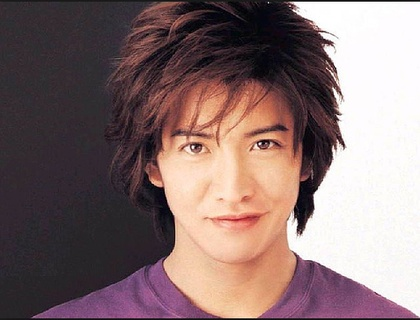
%> input picture AESCA/input.jpg, 420 x 320 px, shrunk from 497 x 379 before the run
$ octave Quantization.m   (GNU Octave 9; MATLAB toolbox functions it lacks are replaced by stand-ins)
%> lines starting %> are read from the running program, lines starting %| are printed output that depends on the picture
clc;
clear all;

% Set the no of colors to flex your image in that many colors
num_of_colors =7;
dar_index = 1.4;

%taking Artistic image as a source image
[Image_matrix, image_mapp] = imread('input.jpg');
%> Image_matrix is the input picture: size 320x420x3 uint8; mean R, G, B 134, 112.4, 112
%> image_mapp = []
matrix_size = size(Image_matrix);
%> matrix_size = [320 420 3]
maping_size = size(image_mapp);
%> maping_size = [0 0]

if(maping_size(1) == 0)
    input_image = Image_matrix;
else
    input_image = ind2rgb(Image_matrix, image_mapp);
    input_image = round(input_image .* 255);
end

%Running K-Means
red_p = input_image(:,:,1);
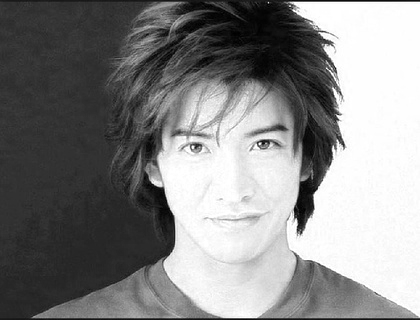
%> red_p: size 320x420 uint8; min 0, max 255, mean 134
green_p = input_image(:,:,2);
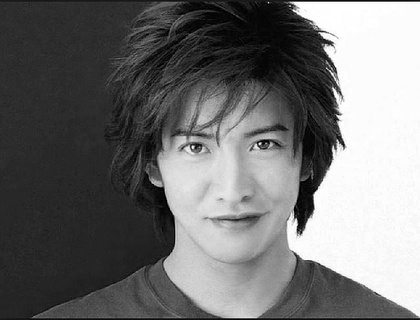
%> green_p: size 320x420 uint8; min 0, max 255, mean 112.4
blue_p = input_image(:,:,3);
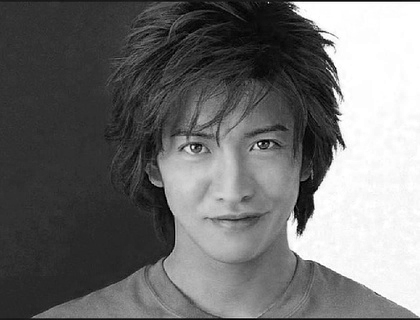
%> blue_p: size 320x420 uint8; min 0, max 255, mean 112
new_frame = zeros((matrix_size(1) * matrix_size(2)), 3);
new_frame(:,1) = red_p(:);
new_frame(:,2) = green_p(:);
new_frame(:,3) = blue_p(:);
new_frame1 = double(new_frame);

[mat_index, matrix_c] = kmeans(new_frame, num_of_colors, 'EmptyAction', 'singleton');
%> matrix_c = [252.5 250.8 250.6; 49.55 40.2 45.86; 145.2 87.87 109.7; 244.4 202.5 172.7; 104.7 65.33 72.81; 20.09 14.09 20.16; 220.7 153.8 121.1]
Avg_plates = round(matrix_c);
%> Avg_plates = [252 251 251; 50 40 46; 145 88 110; 244 202 173; 105 65 73; 20 14 20; 221 154 121]

%Mapping colors
mat_index = uint8(mat_index);
output_image = zeros(matrix_size(1),matrix_size(2),3);
tem = reshape(mat_index, [matrix_size(1) matrix_size(2)]);
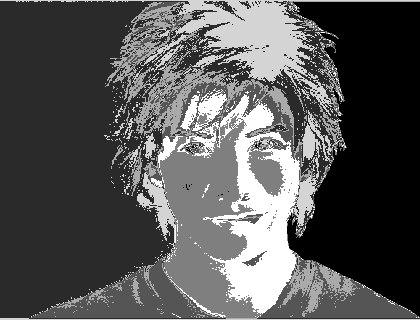
%> tem: size 320x420 uint8; min 1, max 7, mean 3.02; drawn with min black and max white

for i = 1 : 1 : matrix_size(1)
    for j = 1 : 1 : matrix_size(2)
        output_image(i,j,:) = Avg_plates(tem(i,j),:);
    end
end
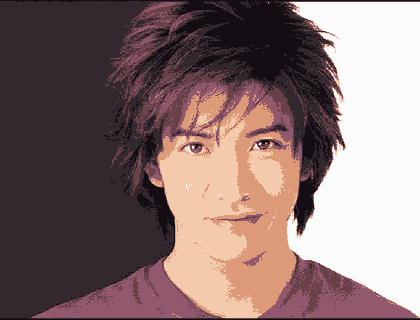
%> output_image: size 320x420x3 double; mean R, G, B 134, 112.3, 112.1

%Writting Output Image file
outFilename = ['Cartoonified_Image', '_', int2str(num_of_colors), '.jpg'];
imwrite(uint8(output_image), outFilename);
A = uint8(output_image);

%> (the run ends here)

$ run again, with AESCA/Artistic.jpg copied over AESCA/input.jpg
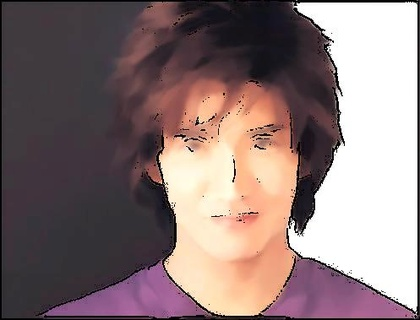
%> input picture AESCA/Artistic.jpg, 420 x 320 px, shrunk from 497 x 379 before the run
%> Image_matrix is the input picture: size 320x420x3 uint8; mean R, G, B 138.9, 119.9, 119.5
%> image_mapp = []
%> `blue_p = input_image(:,:,3);`:
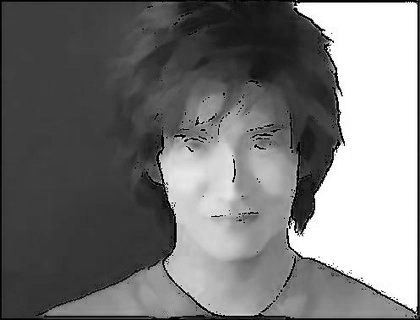
%> blue_p: size 320x420 uint8; min 0, max 255, mean 119.5
%> matrix_c = [254.5 254.3 253.4; 61.42 51.99 57.77; 242.6 176.2 141; 252.6 226.6 194.2; 119.7 78.68 82.95; 157.1 102.1 128.2; 23.7 17.96 23.09]
%> Avg_plates = [254 254 253; 61 52 58; 243 176 141; 253 227 194; 120 79 83; 157 102 128; 24 18 23]
%> after the loop `for i = 1 : 1 : matrix_size(1)`:
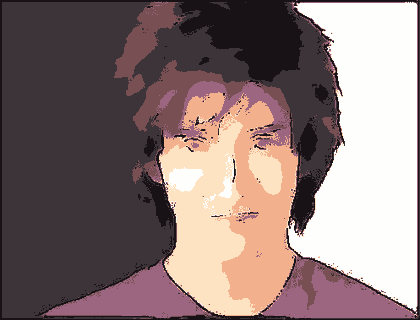
%> output_image: size 320x420x3 double; mean R, G, B 138.7, 119.9, 119.5
